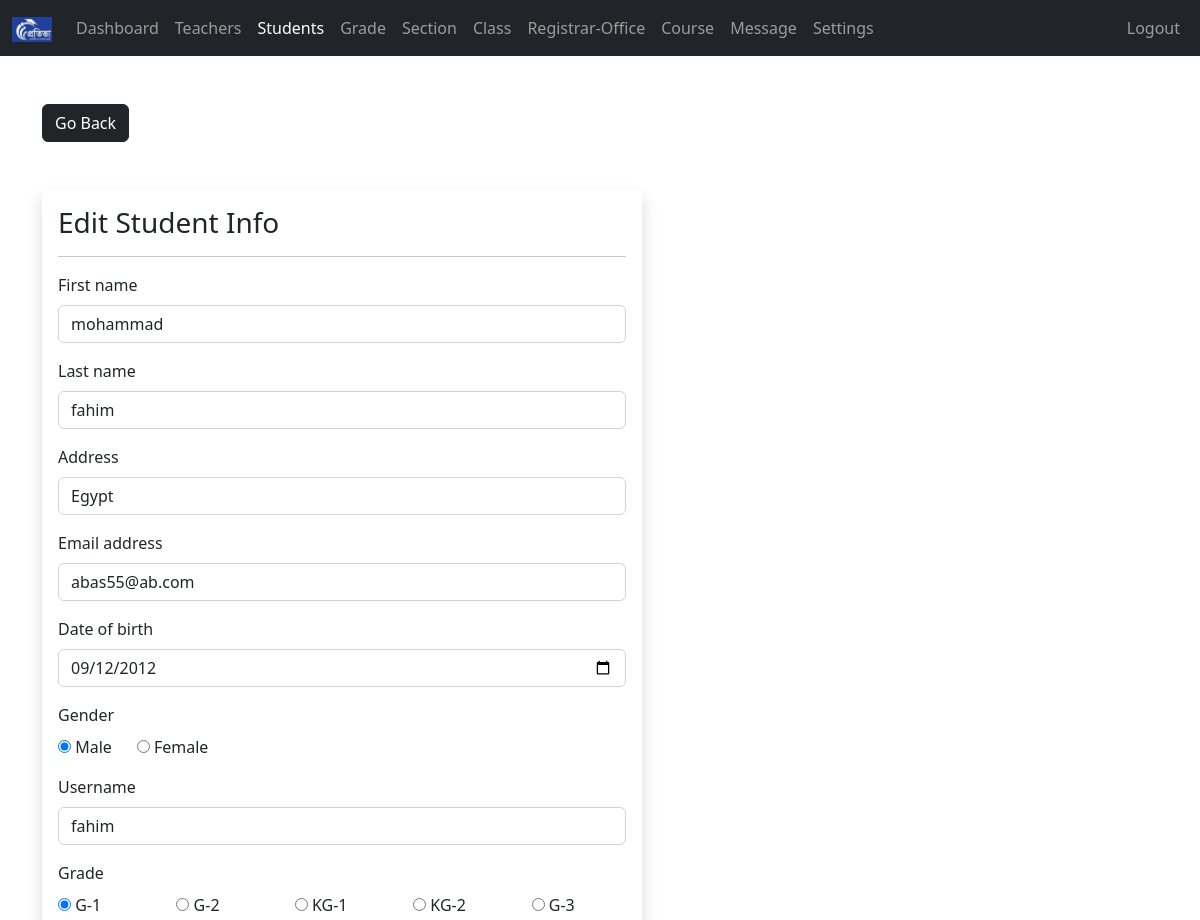
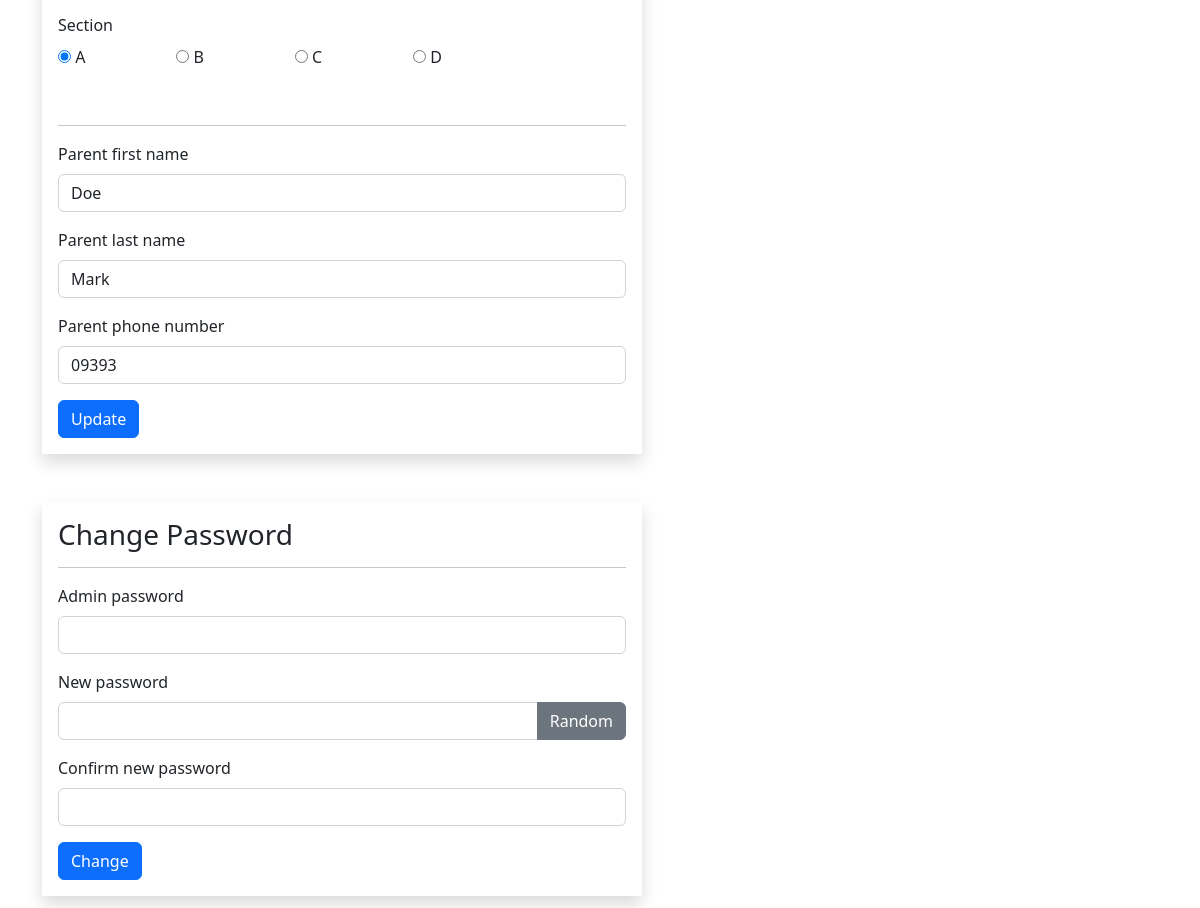
Screenshot of /admin/student-edit.php?student_id=1 (signed in) with the database file from the repository (2 pictures, top to bottom).
### tables this page shows
CREATE TABLE `students` (
  `student_id` int(11) NOT NULL,
  `username` varchar(127) NOT NULL,
  `password` varchar(255) NOT NULL,
  `fname` varchar(127) NOT NULL,
  `lname` varchar(255) NOT NULL,
  `grade` int(11) NOT NULL,
  `section` int(11) NOT NULL,
  `address` varchar(31) NOT NULL,
  `gender` varchar(7) NOT NULL,
  `email_address` varchar(255) NOT NULL,
  `date_of_birth` date NOT NULL,
  `date_of_joined` timestamp NULL DEFAULT current_timestamp(),
  `parent_fname` varchar(127) NOT NULL,
  `parent_lname` varchar(127) NOT NULL,
  `parent_phone_number` varchar(31) NOT NULL
);

CREATE TABLE `grades` (
  `grade_id` int(11) NOT NULL,
  `grade` varchar(31) NOT NULL,
  `grade_code` varchar(7) NOT NULL
);

CREATE TABLE `section` (
  `section_id` int(11) NOT NULL,
  `section` varchar(7) NOT NULL
);

### admin/data/student.php (called while the page is built, shortened)
<?php
function getStudentById($id, $conn){
  $sql = "SELECT * FROM students
          WHERE student_id=?";
  $stmt = $conn->prepare($sql);
  $stmt->execute([$id]);
  if ($stmt->rowCount() == 1) {
    $student = $stmt->fetch();
    return $student;
  }else {
  return 0;
  }
}

### admin/data/grade.php (called while the page is built, shortened)
<?php
function getAllGrades($conn){
  $sql = "SELECT * FROM grades";
  $stmt = $conn->prepare($sql);
  $stmt->execute();
  if ($stmt->rowCount() >= 1) {
    $grades = $stmt->fetchAll();
    return $grades;
  }else {
    return 0;
  }
}

### admin/data/section.php (called while the page is built, shortened)
<?php
function getAllSections($conn){
  $sql = "SELECT * FROM section";
  $stmt = $conn->prepare($sql);
  $stmt->execute();
  if ($stmt->rowCount() >= 1) {
    $sections = $stmt->fetchAll();
    return $sections;
  }else {
  return 0;
  }
}

### admin/student-edit.php (the view, shortened to what this page needs)
<?php
if (isset($_SESSION['admin_id']) &&
  isset($_SESSION['role'])     &&
  isset($_GET['student_id'])) {
  if ($_SESSION['role'] == 'Admin') {
      include "../DB_connection.php";
      include "data/grade.php";
      include "data/student.php";
      include "data/section.php";
      $grades = getAllGrades($conn);
      $sections = getAllsections($conn);
      $student_id = $_GET['student_id'];
      $student = getStudentById($student_id, $conn);
?>
<!DOCTYPE html>
<html lang="en">
<head>
<link rel="stylesheet" href="https://cdn.jsdelivr.net/npm/bootstrap@5.2.0/dist/css/bootstrap.min.css">
<link rel="stylesheet" href="../css/style.css">
<link rel="stylesheet" href="https://cdnjs.cloudflare.com/ajax/libs/font-awesome/4.7.0/css/font-awesome.min.css">
</head>
<body>
  <?php
      include "inc/navbar.php";
    ?>
    <div class="container mt-5">
      <a href="student.php"
          class="btn btn-dark">Go Back</a>
      <form method="post"
            class="shadow p-3 mt-5 form-w"
            action="req/student-edit.php">
      <h3>Edit Student Info</h3><hr>
      <div class="mb-3">
        <label class="form-label">First name</label>
        <input type="text"
                class="form-control"
                value="<?=$student['fname']?>"
                name="fname">
      </div>
      <div class="mb-3">
        <label class="form-label">Last name</label>
        <input type="text"
                class="form-control"
                value="<?=$student['lname']?>"
                name="lname">
      </div>
      <div class="mb-3">
        <label class="form-label">Address</label>
        <input type="text"
                class="form-control"
                value="<?=$student['address']?>"
                name="address">
      </div>
      <div class="mb-3">
        <label class="form-label">Email address</label>
        <input type="text"
                class="form-control"
                value="<?=$student['email_address']?>"
                name="email_address">
      </div>
      <div class="mb-3">
        <label class="form-label">Date of birth</label>
        <input type="date"
                class="form-control"
                value="<?=$student['date_of_birth']?>"
                name="date_of_birth">
      </div>
      <div class="mb-3">
        <label class="form-label">Gender</label><br>
        <input type="radio"
                value="Male"
                <?php if($student['gender'] == 'Male') echo 'checked';  ?>
                name="gender"> Male
                &nbsp;&nbsp;&nbsp;&nbsp;
        <input type="radio"
                value="Female"
                <?php if($student['gender'] == 'Female') echo 'checked';  ?>
                name="gender"> Female
      </div>
      <div class="mb-3">
        <label class="form-label">Username</label>
        <input type="text"
                class="form-control"
                value="<?=$student['username']?>"
                name="username">
      </div>
      <div class="mb-3">
        <label class="form-label">Grade</label>
        <div class="row row-cols-5">
          <?php
          $grade_ids = str_split(trim($student['grade']));
          foreach ($grades as $grade){
            $checked =0;
            foreach ($grade_ids as $grade_id ) {
              if ($grade_id == $grade['grade_id']) {
                  $checked =1;
              }
            }
          ?>
          <div class="col">
            <input type="radio"
                    name="grade"
                    <?php if($checked) echo "checked"; ?>
                    value="<?=$grade['grade_id']?>">
                    <?=$grade['grade_code']?>-<?=$grade['grade']?>
          </div>
          <?php } ?>
        </div>
      </div>
      <div class="mb-3">
        <label class="form-label">Section</label>
        <div class="row row-cols-5">
          <?php
          $section_ids = str_split(trim($student['section']));
          foreach ($sections as $section){
            $checked =0;
            foreach ($section_ids as $section_id ) {
              if ($section_id == $section['section_id']) {
                  $checked =1;
              }
            }
          ?>
          <div class="col">
            <input type="radio"
                    name="section"
                    <?php if($checked) echo "checked"; ?>
                    value="<?=$section['section_id']?>">
                    <?=$section['section']?>
          </div>
          <?php } ?>
        </div>
      </div>
      <br><hr>
      <div class="mb-3">
        <label class="form-label">Parent first name</label>
        <input type="text"
                class="form-control"
                value="<?=$student['parent_fname']?>"
                name="parent_fname">
      </div>
      <div class="mb-3">
        <label class="form-label">Parent last name</label>
        <input type="text"
                class="form-control"
                value="<?=$student['parent_lname']?>"
                name="parent_lname">
      </div>
      <div class="mb-3">
        <label class="form-label">Parent phone number</label>
        <input type="text"
                class="form-control"
                value="<?=$student['parent_phone_number']?>"
                name="parent_phone_number">
      </div>
    <button type="submit"
            class="btn btn-primary">
            Update</button>
    </form>
    <form method="post"
            class="shadow p-3 my-5 form-w"
            action="req/student-change.php"
            id="change_password">
      <h3>Change Password</h3><hr>
      <div class="mb-3">
          <div class="mb-3">
          <label class="form-label">Admin password</label>
              <input type="password"
                      class="form-control"
                      name="admin_pass">
        </div>
          <label class="form-label">New password </label>
          <div class="input-group mb-3">
              <input type="text"
                      class="form-control"
                      name="new_pass"
                      id="passInput">
              <button class="btn btn-secondary"
                      id="gBtn">
                      Random</button>
          </div>
        </div>
        <div class="mb-3">
          <label class="form-label">Confirm new password  </label>
              <input type="text"
                      class="form-control"
                      name="c_new_pass"
                      id="passInput2">
        </div>
        <button type="submit"
            class="btn btn-primary">
            Change</button>
      </form>
    </div>
</body>
</html>
<?php
}else {
  header("Location: student.php");
  exit;
}
}else {
header("Location: student.php");
exit;
}
?>

### css/style.css (style rules this page uses)
.form-w { max-width: 600px; width: 100%; }

### rows the page displays
students: fname "mohammad", lname "fahim", address "Egypt", email_address "abas55@ab.com", date_of_birth "09/12/2012", gender "☑", username "fahim", grade "☑", section "☑", parent_fname "Doe", parent_lname "Mark", parent_phone_number "09393"
grades: grade_code "G", grade "1"
grades: grade_code "G", grade "2"
grades: grade_code "KG", grade "1"
grades: grade_code "KG", grade "2"
grades: grade_code "G", grade "3"
section: section "A"
section: section "B"
section: section "C"
section: section "D"
